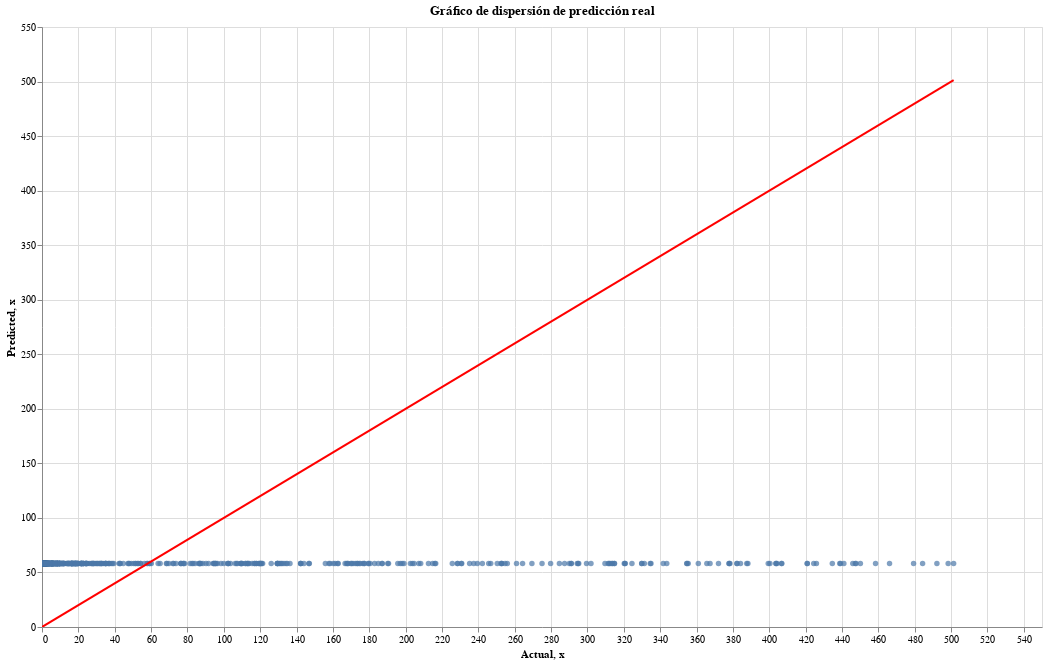

Notebook code for this chart:
### Code cell
grafo(y_test, y_pred_test)

### Figure 1 — Vega-Lite specification as saved in the notebook (floating-point values rounded to 4 significant figures; data arrays with more than 128 entries replaced by an {"elided": "..."} marker saying what was removed)
{"config": {"view": {"continuousWidth": 300, "continuousHeight": 300}}, "layer": [{"data": {"name": "data-c0ba71ac9fb8bff4f5ff2808200b000c"}, "mark": {"type": "circle"}, "encoding": {"x": {"field": "Actual", "type": "quantitative"}, "y": {"field": "Predicted", "type": "quantitative"}}, "name": "view_1", "title": "Gráfico de dispersión de predicción real"}, {"data": {"name": "data-0fa09a2259441344f2b87b3e11394156"}, "mark": {"type": "line", "color": "red"}, "encoding": {"x": {"field": "x", "type": "quantitative"}, "y": {"field": "x", "type": "quantitative"}}}], "height": 600, "params": [{"name": "param_1", "select": {"type": "interval", "encodings": ["x", "y"]}, "bind": "scales", "views": ["view_1"]}], "width": 1000, "$schema": "https://vega.github.io/schema/vega-lite/v5.14.1.json", "datasets": {"data-c0ba71ac9fb8bff4f5ff2808200b000c": {"elided": "850 records"}, "data-0fa09a2259441344f2b87b3e11394156": [{"x": 0.06749}, {"x": 501.4}]}}
